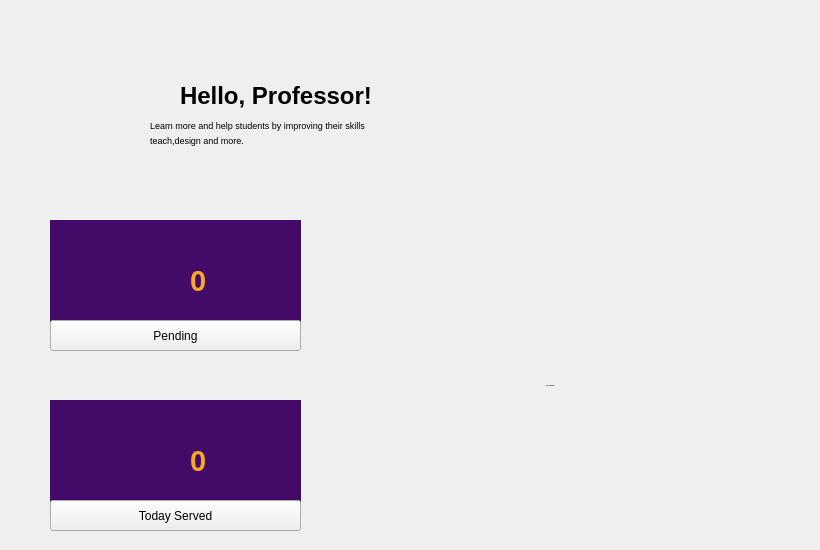
   <widget class="QWidget" name="homepage">
    <widget class="QLabel" name="label_9">
     <property name="geometry">
      <rect>
       <x>140</x>
       <y>50</y>
       <width>601</width>
       <height>131</height>
      </rect>
     </property>
     <property name="text">
      <string/>
     </property>
    </widget>
    <widget class="QLabel" name="label_10">
     <property name="geometry">
      <rect>
       <x>400</x>
       <y>0</y>
       <width>411</width>
       <height>221</height>
      </rect>
     </property>
     <property name="styleSheet">
      <string notr="true">background-color: rgba(0,0,0,0%);</string>
     </property>
     <property name="text">
      <string/>
     </property>
     <property name="pixmap">
      <pixmap>../../img/faculty/kkk.svg</pixmap>
     </property>
     <property name="scaledContents">
      <bool>true</bool>
     </property>
    </widget>
    <widget class="QLabel" name="label_11">
     <property name="geometry">
      <rect>
       <x>180</x>
       <y>70</y>
       <width>241</width>
       <height>51</height>
      </rect>
     </property>
     <property name="font">
      <font>
       <family>Nirmala UI</family>
       <pointsize>18</pointsize>
       <weight>75</weight>
       <bold>true</bold>
      </font>
     </property>
     <property name="styleSheet">
      <string notr="true">background-color: rgba(0,0,0,0%);</string>
     </property>
     <property name="text">
      <string>Hello, Professor!</string>
     </property>
    </widget>
    <widget class="QLabel" name="label_12">
     <property name="geometry">
      <rect>
       <x>150</x>
       <y>100</y>
       <width>291</width>
       <height>51</height>
      </rect>
     </property>
     <property name="font">
      <font>
       <family>Nirmala UI</family>
       <pointsize>7</pointsize>
       <weight>50</weight>
       <bold>false</bold>
      </font>
     </property>
     <property name="styleSheet">
      <string notr="true">background-color: rgba(0,0,0,0%);</string>
     </property>
     <property name="text">
      <string>Learn more and help students by improving their skills</string>
     </property>
    </widget>
    <widget class="QLabel" name="label_13">
     <property name="geometry">
      <rect>
       <x>150</x>
       <y>130</y>
       <width>141</width>
       <height>20</height>
      </rect>
     </property>
     <property name="font">
      <font>
       <family>Nirmala UI</family>
       <pointsize>7</pointsize>
       <weight>50</weight>
       <bold>false</bold>
      </font>
     </property>
     <property name="styleSheet">
      <string notr="true">background-color: rgba(0,0,0,0%);</string>
     </property>
     <property name="text">
      <string>teach,design and more.</string>
     </property>
    </widget>
    <widget class="QLabel" name="label_31">
     <property name="geometry">
      <rect>
       <x>50</x>
       <y>220</y>
       <width>251</width>
       <height>121</height>
      </rect>
     </property>
     <property name="tabletTracking">
      <bool>false</bool>
     </property>
     <property name="layoutDirection">
      <enum>Qt::LeftToRight</enum>
     </property>
     <property name="styleSheet">
      <string notr="true">background-color: rgb(68, 10, 103);</string>
     </property>
     <property name="frameShadow">
      <enum>QFrame::Plain</enum>
     </property>
     <property name="midLineWidth">
      <number>4</number>
     </property>
     <property name="text">
      <string/>
     </property>
    </widget>
    <widget class="QPushButton" name="pushButton_2">
     <property name="geometry">
      <rect>
       <x>50</x>
       <y>320</y>
       <width>251</width>
       <height>31</height>
      </rect>
     </property>
     <property name="text">
      <string>Pending</string>
     </property>
    </widget>
    <widget class="QLabel" name="label_30">
     <property name="geometry">
      <rect>
       <x>110</x>
       <y>230</y>
       <width>71</width>
       <height>91</height>
      </rect>
     </property>
     <property name="font">
      <font>
       <family>Nirmala UI</family>
       <pointsize>18</pointsize>
       <weight>75</weight>
       <bold>true</bold>
      </font>
     </property>
     <property name="styleSheet">
      <string notr="true">background-color: rgba(0,0,0,0%);</string>
     </property>
     <property name="text">
      <string/>
     </property>
     <property name="pixmap">
      <pixmap>../../img/faculty/kk.svg</pixmap>
     </property>
     <property name="scaledContents">
      <bool>true</bool>
     </property>
    </widget>
    <widget class="QLabel" name="label_37">
     <property name="geometry">
      <rect>
       <x>190</x>
       <y>250</y>
       <width>41</width>
       <height>61</height>
      </rect>
     </property>
     <property name="font">
      <font>
       <pointsize>22</pointsize>
       <weight>75</weight>
       <bold>true</bold>
      </font>
     </property>
     <property name="styleSheet">
      <string notr="true">background-color: rgba(0,0,0,0%);
color: rgb(249, 168, 38);</string>
     </property>
     <property name="text">
      <string>0</string>
     </property>
    </widget>
    <widget class="QLabel" name="label_38">
     <property name="geometry">
      <rect>
       <x>50</x>
       <y>400</y>
       <width>251</width>
       <height>121</height>
      </rect>
     </property>
     <property name="tabletTracking">
      <bool>false</bool>
     </property>
     <property name="layoutDirection">
      <enum>Qt::LeftToRight</enum>
     </property>
     <property name="styleSheet">
      <string notr="true">background-color: rgb(68, 10, 103);</string>
     </property>
     <property name="frameShadow">
      <enum>QFrame::Plain</enum>
     </property>
     <property name="midLineWidth">
      <number>4</number>
     </property>
     <property name="text">
      <string/>
     </property>
    </widget>
    <widget class="QPushButton" name="pushButton_3">
     <property name="geometry">
      <rect>
       <x>50</x>
       <y>500</y>
       <width>251</width>
       <height>31</height>
      </rect>
     </property>
     <property name="text">
      <string>Today Served</string>
     </property>
    </widget>
    <widget class="QLabel" name="label_39">
     <property name="geometry">
      <rect>
       <x>190</x>
       <y>430</y>
       <width>41</width>
       <height>61</height>
      </rect>
     </property>
     <property name="font">
      <font>
       <pointsize>22</pointsize>
       <weight>75</weight>
       <bold>true</bold>
      </font>
     </property>
     <property name="styleSheet">
      <string notr="true">background-color: rgba(0,0,0,0%);
color: rgb(249, 168, 38);</string>
     </property>
     <property name="text">
      <string>0</string>
     </property>
    </widget>
    <widget class="QLabel" name="label_40">
     <property name="geometry">
      <rect>
       <x>100</x>
       <y>400</y>
       <width>51</width>
       <height>81</height>
      </rect>
     </property>
     <property name="font">
      <font>
       <pointsize>22</pointsize>
       <weight>75</weight>
       <bold>true</bold>
      </font>
     </property>
     <property name="styleSheet">
      <string notr="true">background-color: rgba(0,0,0,0%);
color: rgb(249, 168, 38);</string>
     </property>
     <property name="text">
      <string/>
     </property>
     <property name="pixmap">
      <pixmap>../../img/faculty/bell.svg</pixmap>
     </property>
     <property name="scaledContents">
      <bool>true</bool>
     </property>
    </widget>
    <widget class="QPushButton" name="pushButton_4">
     <property name="geometry">
      <rect>
       <x>380</x>
       <y>230</y>
       <width>341</width>
       <height>311</height>
      </rect>
     </property>
     <property name="font">
      <font>
       <family>Nirmala UI</family>
       <pointsize>-1</pointsize>
       <weight>75</weight>
       <italic>false</italic>
       <bold>true</bold>
      </font>
     </property>
     <property name="styleSheet">
      <string notr="true">border-radius: 18px;</string>
     </property>
     <property name="text">
      <string>Edit Your Profile</string>
     </property>
     <property name="icon">
      <iconset>
       <normaloff>../../img/faculty/profile.svg</normaloff>../../img/faculty/profile.svg</iconset>
     </property>
     <property name="iconSize">
      <size>
       <width>160</width>
       <height>250</height>
      </size>
     </property>
    </widget>
   </widget>
